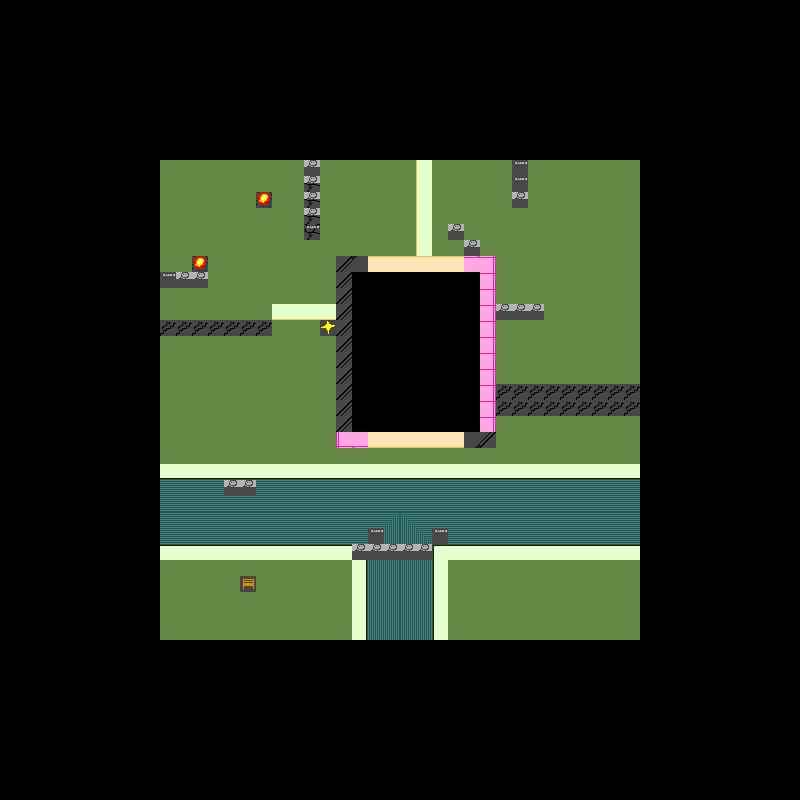

Tiled map render using the project's own tile images. Description and the map definition, with tile-layer contents summarised, below:
An orthogonal 50x50 tile map with 16x16 px tiles, 6 tile layers (Level_1, Level_2, Level_3, Level_4, ...).

<map version="1.0" orientation="orthogonal" renderorder="right-down" width="50" height="50" tilewidth="16" tileheight="16" nextobjectid="1">
 <tileset firstgid="1" name="City_Tileset" tilewidth="16" tileheight="16" tilecount="25">
  <tile id="0">
   <image width="16" height="16" source="../../Tilesets/Tile_0_Empty.png" />
  </tile>
  <tile id="1">
   <image width="16" height="16" source="../../Tilesets/Tile_001_Pavement.png" />
  </tile>
  <tile id="2">
   <image width="16" height="16" source="../../Tilesets/Tile_002_Pavement_Border.png" />
  </tile>
  <tile id="3">
   <image width="16" height="16" source="../../Tilesets/Tile_003_Pavement_Coner.png" />
  </tile>
  <tile id="4">
   <image width="16" height="16" source="../../Tilesets/Tile_004_Pavement_Inside.png" />
  </tile>
  <tile id="5">
   <image width="16" height="16" source="../../Tilesets/Tile_005_Street.png" />
  </tile>
  <tile id="6">
   <image width="16" height="16" source="../../Tilesets/Tile_006_Street_Corner.png" />
  </tile>
  <tile id="7">
   <image width="16" height="16" source="../../Tilesets/Tile_007_Pavement_Brickwall.png" />
  </tile>
  <tile id="8">
   <image width="16" height="16" source="../../Tilesets/Tile_008_HouseWall_1.png" />
  </tile>
  <tile id="9">
   <image width="16" height="16" source="../../Tilesets/Tile_009_House_1_Corner.png" />
  </tile>
  <tile id="10">
   <image width="16" height="16" source="../../Tilesets/Tile_010_House_1_Window.png" />
  </tile>
  <tile id="11">
   <image width="16" height="16" source="../../Tilesets/Tile_011_Bench.png" />
  </tile>
  <tile id="12">
   <image width="16" height="16" source="../../Tilesets/Tile_012_HalfcoverDummy.png" />
  </tile>
  <tile id="13">
   <image width="16" height="16" source="../../Tilesets/Tile_013_FullcoverDummy.png" />
  </tile>
  <tile id="14">
   <image width="16" height="16" source="../../Tilesets/Tile_014_ExplosiveDummy.png" />
  </tile>
  <tile id="15">
   <image width="16" height="16" source="../../Tilesets/Tile_015_Stairs.png" />
  </tile>
  <tile id="16">
   <image width="16" height="16" source="../../Tilesets/Tile_016_SecretObject_Dummy.png" />
  </tile>
  <tile id="17">
   <image width="16" height="16" source="../../Tilesets/Tile_017_Roof_Base_Outside_R.png" />
  </tile>
  <tile id="18">
   <image width="16" height="16" source="../../Tilesets/Tile_018_Roof_Base_Outside_L.png" />
  </tile>
  <tile id="19">
   <image width="16" height="16" source="../../Tilesets/Tile_019_Roof_Top_R.png" />
  </tile>
  <tile id="20">
   <image width="16" height="16" source="../../Tilesets/Tile_020_Roof_Top_L.png" />
  </tile>
  <tile id="21">
   <image width="16" height="16" source="../../Tilesets/Tile_021_Roof_Base_Inside_R.png" />
  </tile>
  <tile id="22">
   <image width="16" height="16" source="../../Tilesets/Tile_022_Roof_Base_Inside_L.png" />
  </tile>
  <tile id="23">
   <image width="16" height="16" source="../../Tilesets/Tile_023_Breakable_FullCover.png" />
  </tile>
  <tile id="24">
   <image width="16" height="16" source="../../Tilesets/Tile_024_Breakable_HalfCover.png" />
  </tile>
 </tileset>
 <layer name="Level_1" width="50" height="50">
  <data>[2500 cells, 459 non-empty, 5 distinct tile ids]</data>
 </layer>
 <layer name="Level_2" width="50" height="50">
  <data>[2500 cells, 188 non-empty, 9 distinct tile ids]</data>
 </layer>
 <layer name="Level_3" width="50" height="50">
  <data>[2500 cells, 203 non-empty, 10 distinct tile ids]</data>
 </layer>
 <layer name="Level_4" width="50" height="50">
  <data>[2500 cells, 48 non-empty, 4 distinct tile ids]</data>
 </layer>
 <layer name="Level_5" width="50" height="50">
  <data>[2500 cells, 40 non-empty, 2 distinct tile ids]</data>
 </layer>
 <layer name="Level_6" width="50" height="50">
  <data>[2500 cells, 40 non-empty, 5 distinct tile ids]</data>
 </layer>
</map>